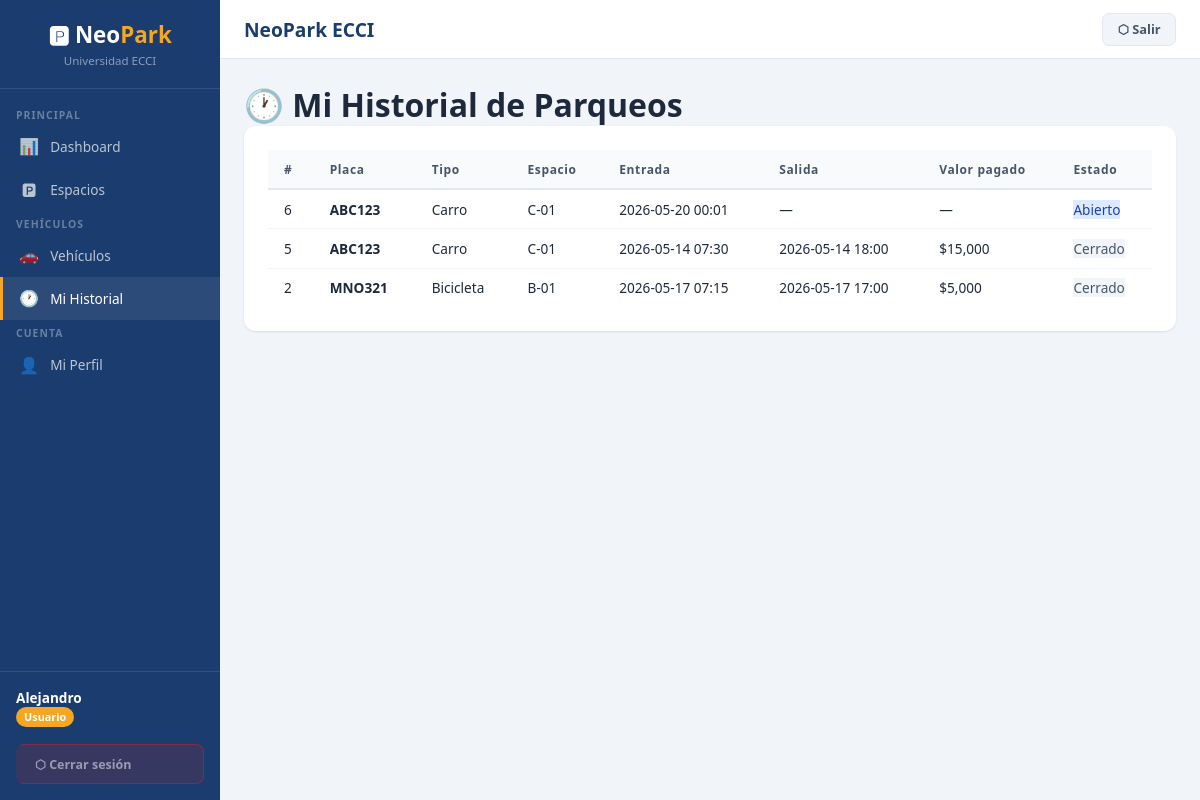
Screenshot of /historial (signed in) with the database file from the repository.
### tables this page shows
CREATE TABLE REGISTRO_PARQUEO (
            id_registro INTEGER PRIMARY KEY AUTOINCREMENT,
            placa TEXT NOT NULL, id_espacio INTEGER NOT NULL,
            fecha_entrada TEXT NOT NULL, hora_entrada TEXT NOT NULL,
            fecha_salida TEXT, hora_salida TEXT,
            valor_pagado REAL, estado TEXT NOT NULL DEFAULT 'Abierto'
                CHECK(estado IN ('Abierto','Cerrado')),
            FOREIGN KEY (placa) REFERENCES VEHICULO(placa) ON DELETE RESTRICT,
            FOREIGN KEY (id_espacio) REFERENCES ESPACIO(id_espacio) ON DELETE RESTRICT);

CREATE TABLE TIPO_VEHICULO (
            id_tipo INTEGER PRIMARY KEY AUTOINCREMENT,
            nombre_tipo TEXT NOT NULL UNIQUE, descripcion TEXT);

CREATE TABLE ESPACIO (
            id_espacio INTEGER PRIMARY KEY AUTOINCREMENT,
            codigo TEXT NOT NULL UNIQUE, id_tipo INTEGER NOT NULL,
            disponible INTEGER NOT NULL DEFAULT 1,
            FOREIGN KEY (id_tipo) REFERENCES TIPO_VEHICULO(id_tipo) ON DELETE RESTRICT);

### app.py (the view)
@app.route('/historial')
@login_required
def historial():
    bp   = request.args.get('placa','').strip().upper()
    db   = get_db()
    base = "SELECT r.*,e.codigo as espacio,tv.nombre_tipo FROM REGISTRO_PARQUEO r JOIN VEHICULO v ON r.placa=v.placa JOIN TIPO_VEHICULO tv ON v.id_tipo=tv.id_tipo JOIN ESPACIO e ON r.id_espacio=e.id_espacio WHERE v.id_usuario=?"
    h    = db.execute(base+(" AND r.placa LIKE ? ORDER BY r.id_registro DESC" if bp else " ORDER BY r.id_registro DESC"),
                      ([session['user_id'], f'%{bp}%'] if bp else [session['user_id']])).fetchall()
    db.close()
    return render_template('historial.html', registros=h, busqueda=bp)

### app.py (called while the page is built)
def get_db():
    db = sqlite3.connect(DB_PATH, check_same_thread=False)
    db.row_factory = sqlite3.Row
    db.execute("PRAGMA foreign_keys = ON")
    db.execute("PRAGMA journal_mode = WAL")   # Write-Ahead Logging: mejor concurrencia
    return db

def login_required(f):
    @wraps(f)
    def d(*a, **kw):
        if 'user_id' not in session: return redirect(url_for('login'))
        return f(*a, **kw)
    return d

### templates/historial.html (shortened to what this page needs)
{% extends 'base.html' %}
{% block content %}
<div class="page-header"><h1>🕐 Mi Historial de Parqueos</h1></div>
<div class="card">
  <div class="table-wrap">
  <table>
    <thead><tr><th>#</th><th>Placa</th><th>Tipo</th><th>Espacio</th><th>Entrada</th><th>Salida</th><th>Valor pagado</th><th>Estado</th></tr></thead>
    <tbody>
      {% for r in registros %}
      <tr>
        <td>{{ r.id_registro }}</td>
        <td><strong>{{ r.placa }}</strong></td>
        <td>{{ r.nombre_tipo }}</td>
        <td>{{ r.espacio }}</td>
        <td>{{ r.fecha_entrada }} {{ r.hora_entrada[:5] }}</td>
        <td>{{ (r.fecha_salida + ' ' + r.hora_salida[:5]) if r.fecha_salida else '—' }}</td>
        <td>{{ ('$'+"{:,.0f}".format(r.valor_pagado)) if r.valor_pagado else '—' }}</td>
        <td><span class="badge-rol badge-{{ r.estado.lower() }}">{{ r.estado }}</span></td>
      </tr>
      {% else %}
      <tr><td colspan="8" style="text-align:center;color:#64748b;padding:2rem">Sin registros aún</td></tr>
      {% endfor %}
    </tbody>
  </table>
  </div>
</div>
{% endblock %}

### templates/base.html (style rules this page uses)
:root { --azul:#1a3c6e;--dorado:#f5a623;--gris:#f1f5f9;--texto:#1e293b;--verde:#059669;--rojo:#dc2626;--naranja:#ea580c;--sidebar:220px }
* { box-sizing:border-box;margin:0;padding:0 }
body { font-family:'Segoe UI',system-ui,sans-serif;background:var(--gris);color:var(--texto);display:flex;min-height:100vh }
.card { background:#fff;border-radius:12px;box-shadow:0 1px 3px rgba(0,0,0,.06),0 1px 2px rgba(0,0,0,.04);padding:1.5rem;margin-bottom:1.2rem }
.table-wrap { overflow-x:auto }
table { width:100%;border-collapse:collapse;font-size:.85rem }
th { background:#f8fafc;color:#475569;padding:.65rem 1rem;text-align:left;font-weight:700;font-size:.75rem;letter-spacing:.05em;border-bottom:2px solid #e2e8f0 }
td { padding:.6rem 1rem;border-bottom:1px solid #f1f5f9;color:var(--texto) }
tr:last-child td { border-bottom:none }
.badge-abierto { background:#dbeafe;color:#1e40af }
.badge-cerrado { background:#f1f5f9;color:#475569 }

### rows the page displays
REGISTRO_PARQUEO: id_registro "6", placa "ABC123", nombre_tipo "Carro", espacio "C-01", fecha_entrada "2026-05-20", hora_entrada "00:01", fecha_salida "—", valor_pagado "—", estado "Abierto"
REGISTRO_PARQUEO: id_registro "5", placa "ABC123", nombre_tipo "Carro", espacio "C-01", fecha_entrada "2026-05-14", hora_entrada "07:30", fecha_salida+hora_salida "2026-05-14 18:00", valor_pagado "$15,000", estado "Cerrado"
REGISTRO_PARQUEO: id_registro "2", placa "MNO321", nombre_tipo "Bicicleta", espacio "B-01", fecha_entrada "2026-05-17", hora_entrada "07:15", fecha_salida+hora_salida "2026-05-17 17:00", valor_pagado "$5,000", estado "Cerrado"

### other values shown
{{ session.nombre }} "Alejandro"
{{ session.rol }} "Usuario"
